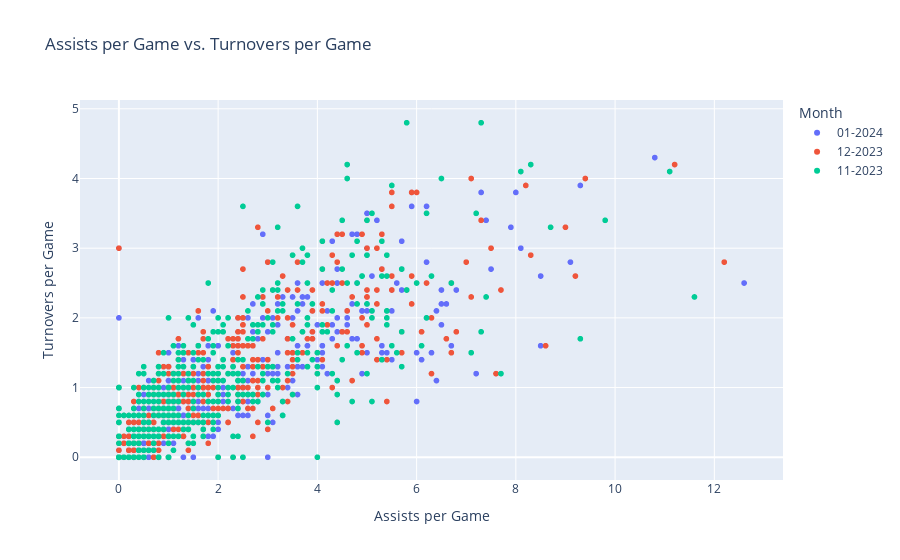

Source (notebook cell):
### Code cell
fig = px.scatter(df, x='AST', y='TOV', color='Month',
                 hover_data=['Player'],
                 labels={
                     'AST': 'Assists per Game',
                     'TOV': 'Turnovers per Game'
                 },
                 title='Assists per Game vs. Turnovers per Game')

fig.show()

### Figure 1 — Plotly figure (JSON) as saved in the notebook; plotly's stock layout.template omitted (floating-point values rounded to 4 significant figures; data arrays with more than 128 entries replaced by an {"elided": "..."} marker saying what was removed)
{"data": [{"customdata": {"elided": "575x1 str values"}, "hovertemplate": "Month=01-2024<br>Assists per Game=%{x}<br>Turnovers per Game=%{y}<br>Player=%{customdata[0]}<extra></extra>", "legendgroup": "01-2024", "marker": {"color": "#636efa", "symbol": "circle"}, "mode": "markers", "name": "01-2024", "showlegend": true, "type": "scattergl", "x": {"elided": "575 float values"}, "xaxis": "x", "y": {"elided": "575 float values"}, "yaxis": "y"}, {"customdata": {"elided": "525x1 str values"}, "hovertemplate": "Month=12-2023<br>Assists per Game=%{x}<br>Turnovers per Game=%{y}<br>Player=%{customdata[0]}<extra></extra>", "legendgroup": "12-2023", "marker": {"color": "#EF553B", "symbol": "circle"}, "mode": "markers", "name": "12-2023", "showlegend": true, "type": "scattergl", "x": {"elided": "525 float values"}, "xaxis": "x", "y": {"elided": "525 float values"}, "yaxis": "y"}, {"customdata": {"elided": "488x1 str values"}, "hovertemplate": "Month=11-2023<br>Assists per Game=%{x}<br>Turnovers per Game=%{y}<br>Player=%{customdata[0]}<extra></extra>", "legendgroup": "11-2023", "marker": {"color": "#00cc96", "symbol": "circle"}, "mode": "markers", "name": "11-2023", "showlegend": true, "type": "scattergl", "x": {"elided": "488 float values"}, "xaxis": "x", "y": {"elided": "488 float values"}, "yaxis": "y"}], "layout": {"legend": {"title": {"text": "Month"}, "tracegroupgap": 0}, "title": {"text": "Assists per Game vs. Turnovers per Game"}, "xaxis": {"anchor": "y", "domain": [0, 1], "title": {"text": "Assists per Game"}}, "yaxis": {"anchor": "x", "domain": [0, 1], "title": {"text": "Turnovers per Game"}}}}
